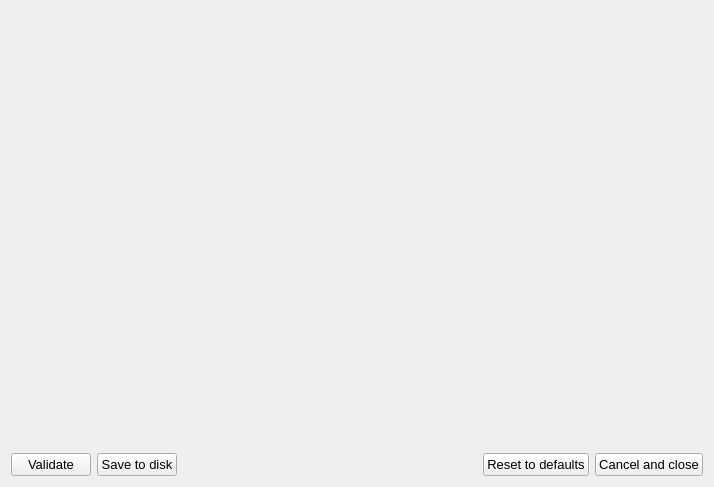
<?xml version="1.0" encoding="UTF-8"?>
<ui version="4.0">
 <class>parameters</class>
 <widget class="QWidget" name="parameters">
  <property name="geometry">
   <rect>
    <x>0</x>
    <y>0</y>
    <width>714</width>
    <height>487</height>
   </rect>
  </property>
  <property name="windowTitle">
   <string>AequilibraE - Parameters</string>
  </property>
  <layout class="QGridLayout" name="gridLayout">
   <item row="1" column="1">
    <widget class="QPushButton" name="but_save">
     <property name="font">
      <font>
       <pointsize>10</pointsize>
      </font>
     </property>
     <property name="text">
      <string>Save to disk</string>
     </property>
    </widget>
   </item>
   <item row="1" column="3">
    <widget class="QPushButton" name="but_defaults">
     <property name="font">
      <font>
       <pointsize>10</pointsize>
      </font>
     </property>
     <property name="text">
      <string>Reset to defaults</string>
     </property>
    </widget>
   </item>
   <item row="1" column="4">
    <widget class="QPushButton" name="but_close">
     <property name="font">
      <font>
       <pointsize>10</pointsize>
      </font>
     </property>
     <property name="text">
      <string>Cancel and close</string>
     </property>
    </widget>
   </item>
   <item row="1" column="0">
    <widget class="QPushButton" name="but_validate">
     <property name="font">
      <font>
       <pointsize>10</pointsize>
      </font>
     </property>
     <property name="text">
      <string>Validate</string>
     </property>
    </widget>
   </item>
   <item row="0" column="0" colspan="5">
    <widget class="QsciScintilla" name="text_box">
     <property name="font">
      <font>
       <pointsize>10</pointsize>
      </font>
     </property>
     <property name="toolTip">
      <string/>
     </property>
     <property name="whatsThis">
      <string/>
     </property>
    </widget>
   </item>
   <item row="1" column="2">
    <spacer name="horizontalSpacer">
     <property name="orientation">
      <enum>Qt::Horizontal</enum>
     </property>
     <property name="sizeHint" stdset="0">
      <size>
       <width>40</width>
       <height>20</height>
      </size>
     </property>
    </spacer>
   </item>
  </layout>
 </widget>
 <customwidgets>
  <customwidget>
   <class>QsciScintilla</class>
   <extends>QFrame</extends>
   <header>Qsci/qsciscintilla.h</header>
   <container>1</container>
  </customwidget>
 </customwidgets>
 <resources/>
 <connections/>
</ui>
